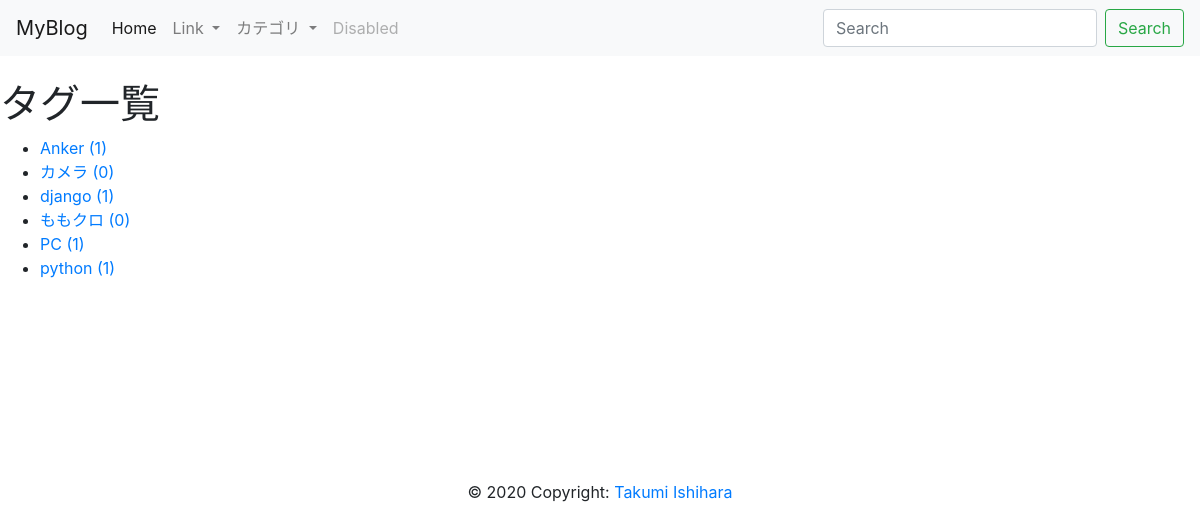
The page /tags/ on the database as committed earlier.
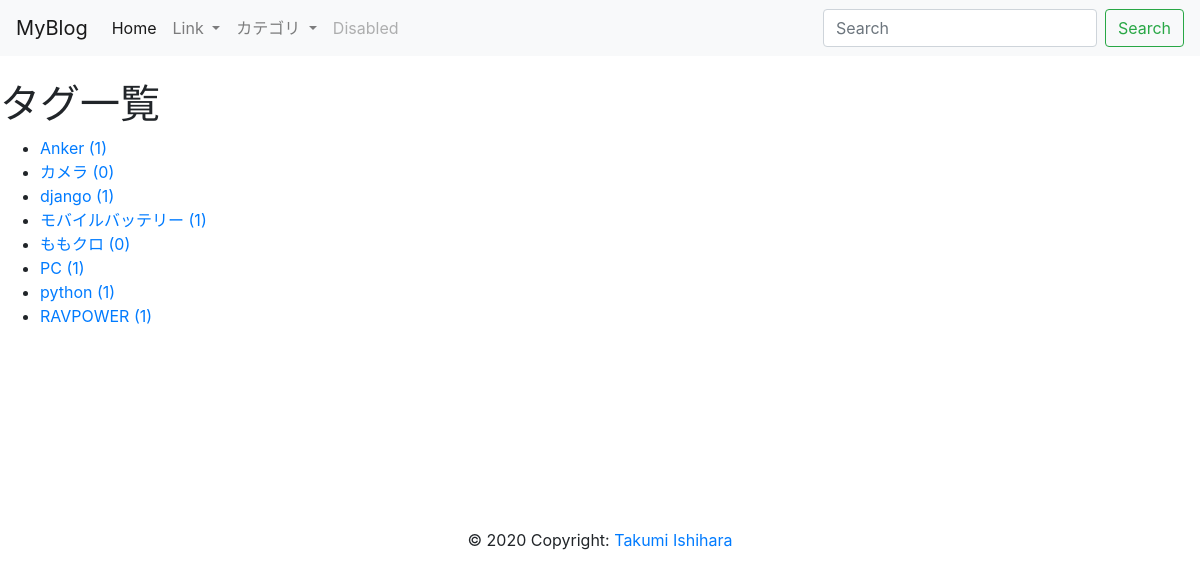
The same page on the database as committed later.
### blog/models.py (models this page shows, shortened)
class Tag(models.Model):
    name = models.CharField(max_length=255)
    slug = models.SlugField(unique=True)
    timestamp = models.DateTimeField(auto_now_add=True)

### blog/views.py (the view)
# urls.py: path('tags/', TagListView.as_view(), name='tag_list'),
class TagListView(ListView):
    queryset = Tag.objects.annotate(num_posts=Count(
        'post', filter=Q(post__is_public=True)))

### myproject/context_processors.py (called while the page is built)
def common(request):
    context = {
        'categories': Category.objects.annotate(
            num_posts=Count('post', filter=Q(post__is_public=True))),
        'tags': Tag.objects.annotate(
            num_posts=Count('post', filter=Q(post__is_public=True))),
    }
    return context

### blog/templates/blog/tag_list.html (shortened to what this page needs)
{% extends "base.html" %}
{% block content %}
<h1>タグ一覧</h1>
<ul>
  {% for tag in object_list %}
  <li><a href="{% url 'blog:tag_post' tag.slug %}">{{ tag.name }} ({{ tag.num_posts }})</a></li>
  {% empty %}
  <li>タグはありません。</li>
  {% endfor %}
</ul>
{% endblock %}

Rows that differ between the two databases and show on the page:
added Tag: name "モバイルバッテリー", num_posts "1"
added Tag: name "RAVPOWER", num_posts "1"
